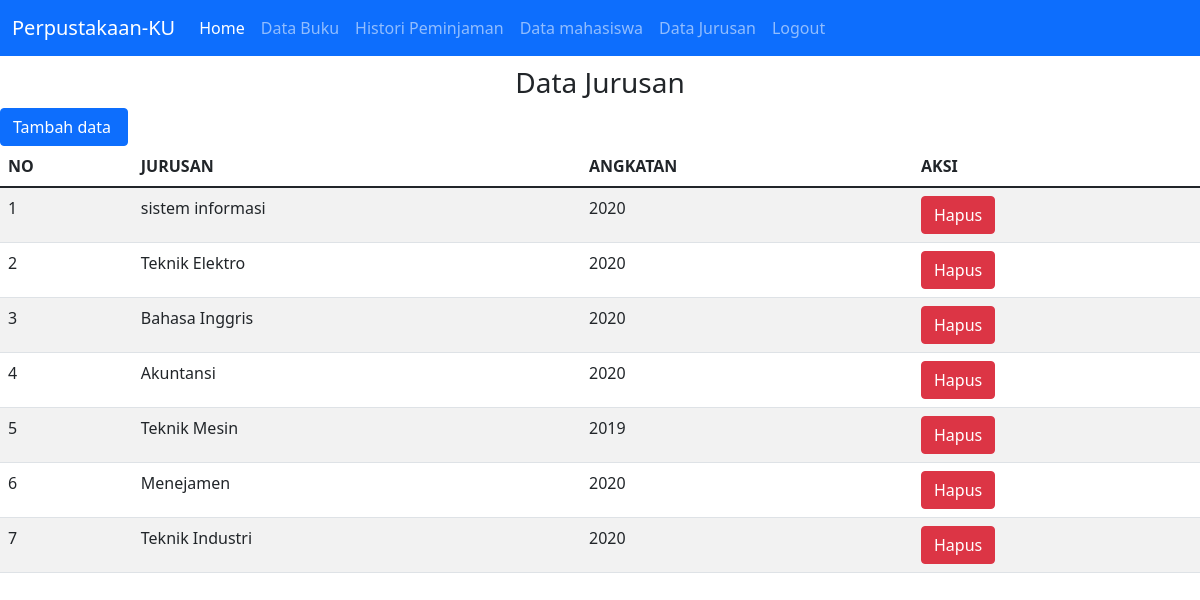
Screenshot of /tampil_jurusan.php (signed in) with the database file from the repository.
### tables this page shows
CREATE TABLE `jurusan` (
  `id_jurusan` int(11) NOT NULL,
  `nama_jurusan` varchar(20) NOT NULL,
  `angkatan` varchar(20) NOT NULL
);

### tampil_jurusan.php (the view, shortened to what this page needs)
<?php
include "header.php";
?>
<!DOCTYPE html>
<html>
<head>
	<link href="https://cdn.jsdelivr.net/npm/bootstrap@5.0.1/dist/css/bootstrap.min.css" rel="stylesheet">
</head>
<body>
	<center>
		<h3>Data Jurusan</h3>
	</center>
	<a href="tambah_jurusan.php"> <input type="submit" name="simpan" value="Tambah data " class="btn btn-primary">
	</a>
	<table class="table table-hover table-striped">
		<thead>
			<tr>
				<th>NO</th>
				<th>JURUSAN</th>
				<th>ANGKATAN</th>
				<th>AKSI</th>
			</tr>
		</thead>
		<tbody>
			<?php
			include "koneksi.php";
			$qry_jurusan = mysqli_query($conn, "select * from jurusan");
			$no = 0;
			while ($data_jurusan = mysqli_fetch_array($qry_jurusan)) {
				$no++; ?>
				<tr>
					<td><?= $no ?></td>
					<td><?= $data_jurusan['nama_jurusan'] ?></td>
					<td><?= $data_jurusan['angkatan'] ?></td>
					<td><a href="hapus_jurusan.php?id_jurusan=<?= $data_jurusan['id_jurusan'] ?>" onclick="return confirm('Apakah anda yakin menghapus data ini')" class="btn btn-danger">Hapus</a></td>
				</tr>
			<?php
			}
			?>
		</tbody>
	</table>
</body>
</html>
<?php
include "footer.php";
?>

### rows the page displays
jurusan: nama_jurusan "sistem informasi", angkatan "2020"
jurusan: nama_jurusan "Teknik Elektro", angkatan "2020"
jurusan: nama_jurusan "Bahasa Inggris", angkatan "2020"
jurusan: nama_jurusan "Akuntansi", angkatan "2020"
jurusan: nama_jurusan "Teknik Mesin", angkatan "2019"
jurusan: nama_jurusan "Menejamen", angkatan "2020"
jurusan: nama_jurusan "Teknik Industri", angkatan "2020"
